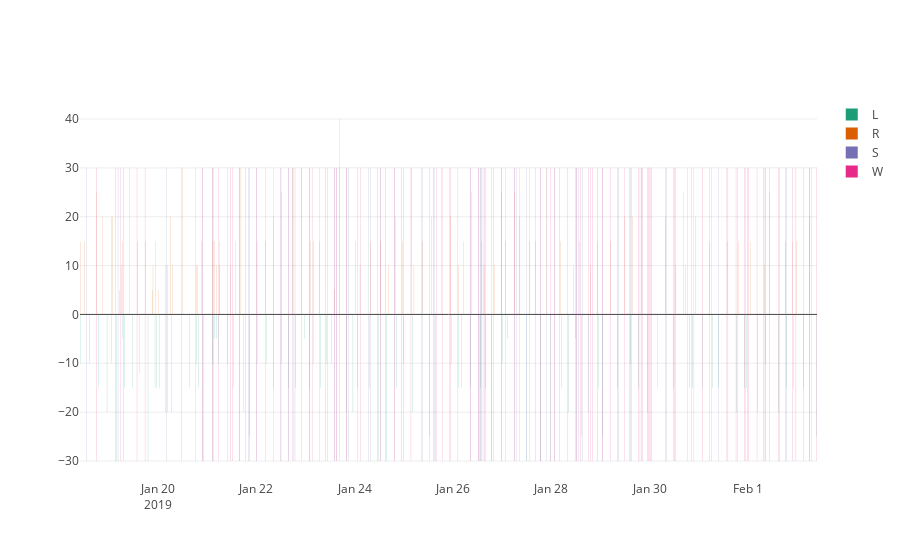

Here is the notebook cell this chart was saved with:
### Code cell
feed_data = [
    go.Bar(
        x = zetus_dedup[zetus_dedup["type"] == side].sort_values("fixed_time_").fixed_time_,
        y = 2 * (i - 0.5) * zetus_dedup[zetus_dedup["type"] == side].sort_values("fixed_time_").dur,
        name = side,
        width = 4 * 1000 * 60,
        marker = {"color": colorscale[i]}) for i, side in enumerate(["L", "R"])
]

output_data = [
    go.Bar(
        x = zetus_dedup[zetus_dedup["type"] == output].sort_values("fixed_time_").fixed_time_,
        y = len(zetus_dedup[zetus_dedup["type"] == output]) * [60],
        name = output,
        base = -30,
        width = 4 * 1000 * 60,
        marker = {"color": colorscale[i + 2]}) for i, output in enumerate(["S", "W"])
]

layout = go.Layout()

fig = go.Figure(data = feed_data + output_data, layout = layout)

iplot(fig)
